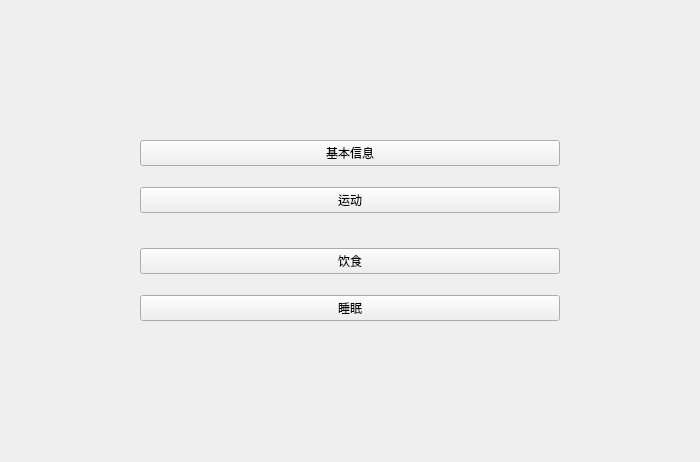
<?xml version="1.0" encoding="UTF-8"?>
<ui version="4.0">
 <class>MainWindow</class>
 <widget class="QWidget" name="MainWindow">
  <property name="geometry">
   <rect>
    <x>0</x>
    <y>0</y>
    <width>700</width>
    <height>462</height>
   </rect>
  </property>
  <property name="windowTitle">
   <string>Form</string>
  </property>
  <layout class="QGridLayout" name="gridLayout">
   <item row="1" column="1">
    <widget class="QWidget" name="widget" native="true">
     <layout class="QVBoxLayout" name="verticalLayout">
      <item>
       <widget class="QPushButton" name="btn_info">
        <property name="text">
         <string>基本信息</string>
        </property>
        <property name="flat">
         <bool>false</bool>
        </property>
       </widget>
      </item>
      <item>
       <spacer name="verticalSpacer_3">
        <property name="orientation">
         <enum>Qt::Vertical</enum>
        </property>
        <property name="sizeType">
         <enum>QSizePolicy::Fixed</enum>
        </property>
        <property name="sizeHint" stdset="0">
         <size>
          <width>20</width>
          <height>15</height>
         </size>
        </property>
       </spacer>
      </item>
      <item>
       <widget class="QPushButton" name="btn_sport">
        <property name="text">
         <string>运动</string>
        </property>
       </widget>
      </item>
     </layout>
    </widget>
   </item>
   <item row="4" column="1">
    <spacer name="verticalSpacer_2">
     <property name="orientation">
      <enum>Qt::Vertical</enum>
     </property>
     <property name="sizeType">
      <enum>QSizePolicy::Fixed</enum>
     </property>
     <property name="sizeHint" stdset="0">
      <size>
       <width>20</width>
       <height>120</height>
      </size>
     </property>
    </spacer>
   </item>
   <item row="0" column="1">
    <spacer name="verticalSpacer">
     <property name="orientation">
      <enum>Qt::Vertical</enum>
     </property>
     <property name="sizeType">
      <enum>QSizePolicy::Fixed</enum>
     </property>
     <property name="sizeHint" stdset="0">
      <size>
       <width>20</width>
       <height>120</height>
      </size>
     </property>
    </spacer>
   </item>
   <item row="3" column="1">
    <widget class="QWidget" name="widget_2" native="true">
     <layout class="QVBoxLayout" name="verticalLayout_2">
      <item>
       <widget class="QPushButton" name="btn_diet">
        <property name="text">
         <string>饮食</string>
        </property>
       </widget>
      </item>
      <item>
       <spacer name="verticalSpacer_4">
        <property name="orientation">
         <enum>Qt::Vertical</enum>
        </property>
        <property name="sizeType">
         <enum>QSizePolicy::Fixed</enum>
        </property>
        <property name="sizeHint" stdset="0">
         <size>
          <width>20</width>
          <height>15</height>
         </size>
        </property>
       </spacer>
      </item>
      <item>
       <widget class="QPushButton" name="btn_sleep">
        <property name="text">
         <string>睡眠</string>
        </property>
       </widget>
      </item>
     </layout>
    </widget>
   </item>
   <item row="1" column="0">
    <spacer name="horizontalSpacer">
     <property name="orientation">
      <enum>Qt::Horizontal</enum>
     </property>
     <property name="sizeType">
      <enum>QSizePolicy::Fixed</enum>
     </property>
     <property name="sizeHint" stdset="0">
      <size>
       <width>120</width>
       <height>20</height>
      </size>
     </property>
    </spacer>
   </item>
   <item row="1" column="2">
    <spacer name="horizontalSpacer_2">
     <property name="orientation">
      <enum>Qt::Horizontal</enum>
     </property>
     <property name="sizeType">
      <enum>QSizePolicy::Fixed</enum>
     </property>
     <property name="sizeHint" stdset="0">
      <size>
       <width>120</width>
       <height>20</height>
      </size>
     </property>
    </spacer>
   </item>
   <item row="2" column="1">
    <spacer name="verticalSpacer_5">
     <property name="orientation">
      <enum>Qt::Vertical</enum>
     </property>
     <property name="sizeType">
      <enum>QSizePolicy::Fixed</enum>
     </property>
     <property name="sizeHint" stdset="0">
      <size>
       <width>20</width>
       <height>10</height>
      </size>
     </property>
    </spacer>
   </item>
  </layout>
 </widget>
 <resources/>
 <connections/>
</ui>
